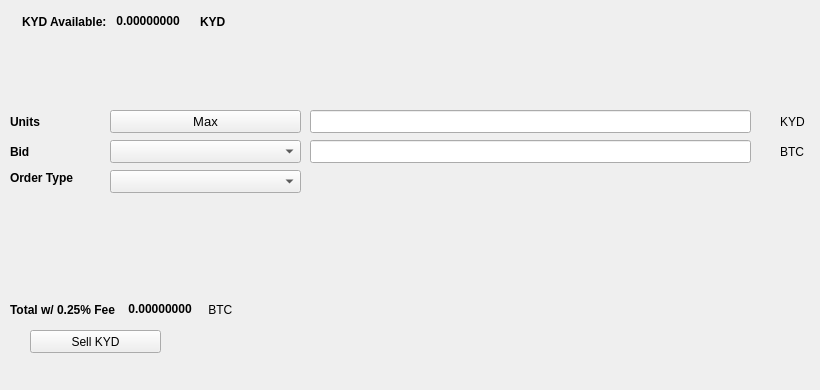
   <widget class="QWidget" name="SellTab">
    <attribute name="title">
     <string>Sell</string>
    </attribute>
    <widget class="QLabel" name="label_16">
     <property name="geometry">
      <rect>
       <x>780</x>
       <y>140</y>
       <width>31</width>
       <height>23</height>
      </rect>
     </property>
     <property name="text">
      <string>BTC</string>
     </property>
    </widget>
    <widget class="QComboBox" name="SellBidcomboBox">
     <property name="geometry">
      <rect>
       <x>110</x>
       <y>140</y>
       <width>191</width>
       <height>23</height>
      </rect>
     </property>
     <property name="font">
      <font>
       <pointsize>10</pointsize>
      </font>
     </property>
    </widget>
    <widget class="QLabel" name="label_18">
     <property name="geometry">
      <rect>
       <x>10</x>
       <y>110</y>
       <width>46</width>
       <height>23</height>
      </rect>
     </property>
     <property name="font">
      <font>
       <weight>75</weight>
       <bold>true</bold>
      </font>
     </property>
     <property name="text">
      <string>Units</string>
     </property>
    </widget>
    <widget class="QPushButton" name="Sell_Max_Amount">
     <property name="geometry">
      <rect>
       <x>110</x>
       <y>110</y>
       <width>191</width>
       <height>23</height>
      </rect>
     </property>
     <property name="font">
      <font>
       <pointsize>10</pointsize>
      </font>
     </property>
     <property name="text">
      <string>Max</string>
     </property>
    </widget>
    <widget class="QLabel" name="label_20">
     <property name="geometry">
      <rect>
       <x>10</x>
       <y>170</y>
       <width>91</width>
       <height>16</height>
      </rect>
     </property>
     <property name="font">
      <font>
       <weight>75</weight>
       <bold>true</bold>
      </font>
     </property>
     <property name="text">
      <string>Order Type</string>
     </property>
    </widget>
    <widget class="QComboBox" name="SellOrdertypeCombo">
     <property name="geometry">
      <rect>
       <x>110</x>
       <y>170</y>
       <width>191</width>
       <height>23</height>
      </rect>
     </property>
     <property name="font">
      <font>
       <pointsize>10</pointsize>
      </font>
     </property>
    </widget>
    <widget class="QLabel" name="label_21">
     <property name="geometry">
      <rect>
       <x>10</x>
       <y>140</y>
       <width>46</width>
       <height>23</height>
      </rect>
     </property>
     <property name="font">
      <font>
       <weight>75</weight>
       <bold>true</bold>
      </font>
     </property>
     <property name="text">
      <string>Bid</string>
     </property>
    </widget>
    <widget class="QLabel" name="label_22">
     <property name="geometry">
      <rect>
       <x>780</x>
       <y>110</y>
       <width>31</width>
       <height>23</height>
      </rect>
     </property>
     <property name="text">
      <string>KYD</string>
     </property>
    </widget>
    <widget class="QLineEdit" name="UnitsInputKYD">
     <property name="geometry">
      <rect>
       <x>310</x>
       <y>110</y>
       <width>441</width>
       <height>23</height>
      </rect>
     </property>
     <property name="font">
      <font>
       <pointsize>9</pointsize>
       <weight>75</weight>
       <bold>true</bold>
      </font>
     </property>
    </widget>
    <widget class="QLineEdit" name="SellBidPriceEdit">
     <property name="geometry">
      <rect>
       <x>310</x>
       <y>140</y>
       <width>441</width>
       <height>23</height>
      </rect>
     </property>
     <property name="font">
      <font>
       <pointsize>9</pointsize>
       <weight>75</weight>
       <bold>true</bold>
      </font>
     </property>
    </widget>
    <widget class="QPushButton" name="SellKYDBTN">
     <property name="geometry">
      <rect>
       <x>30</x>
       <y>330</y>
       <width>131</width>
       <height>23</height>
      </rect>
     </property>
     <property name="text">
      <string>Sell KYD</string>
     </property>
     <property name="icon">
      <iconset resource="../kyd">
       <normaloff>:/icons/bitcoin</normaloff>:/icons/bitcoin</iconset>
     </property>
    </widget>
    <widget class="QWidget" name="layoutWidget3">
     <property name="geometry">
      <rect>
       <x>22</x>
       <y>12</y>
       <width>258</width>
       <height>19</height>
      </rect>
     </property>
     <layout class="QHBoxLayout" name="horizontalLayout">
      <item>
       <widget class="QLabel" name="label232_2">
        <property name="font">
         <font>
          <weight>75</weight>
          <bold>true</bold>
         </font>
        </property>
        <property name="text">
         <string>KYD Available:</string>
        </property>
       </widget>
      </item>
      <item>
       <widget class="QLabel" name="KYDAvailableLabel">
        <property name="palette">
         <palette>
          <active>
           <colorrole role="WindowText">
            <brush brushstyle="SolidPattern">
             <color alpha="255">
              <red>0</red>
              <green>0</green>
              <blue>0</blue>
             </color>
            </brush>
           </colorrole>
           <colorrole role="Button">
            <brush brushstyle="SolidPattern">
             <color alpha="255">
              <red>0</red>
              <green>170</green>
              <blue>0</blue>
             </color>
            </brush>
           </colorrole>
           <colorrole role="Light">
            <brush brushstyle="SolidPattern">
             <color alpha="255">
              <red>0</red>
              <green>255</green>
              <blue>0</blue>
             </color>
            </brush>
           </colorrole>
           <colorrole role="Midlight">
            <brush brushstyle="SolidPattern">
             <color alpha="255">
              <red>0</red>
              <green>212</green>
              <blue>0</blue>
             </color>
            </brush>
           </colorrole>
           <colorrole role="Dark">
            <brush brushstyle="SolidPattern">
             <color alpha="255">
              <red>0</red>
              <green>85</green>
              <blue>0</blue>
             </color>
            </brush>
           </colorrole>
           <colorrole role="Mid">
            <brush brushstyle="SolidPattern">
             <color alpha="255">
              <red>0</red>
              <green>113</green>
              <blue>0</blue>
             </color>
            </brush>
           </colorrole>
           <colorrole role="Text">
            <brush brushstyle="SolidPattern">
             <color alpha="255">
              <red>0</red>
              <green>170</green>
              <blue>0</blue>
             </color>
            </brush>
           </colorrole>
           <colorrole role="BrightText">
            <brush brushstyle="SolidPattern">
             <color alpha="255">
              <red>255</red>
              <green>255</green>
              <blue>255</blue>
             </color>
            </brush>
           </colorrole>
           <colorrole role="ButtonText">
            <brush brushstyle="SolidPattern">
             <color alpha="255">
              <red>0</red>
              <green>0</green>
              <blue>0</blue>
             </color>
            </brush>
           </colorrole>
           <colorrole role="Base">
            <brush brushstyle="SolidPattern">
             <color alpha="255">
              <red>255</red>
              <green>255</green>
              <blue>255</blue>
             </color>
            </brush>
           </colorrole>
           <colorrole role="Window">
            <brush brushstyle="SolidPattern">
             <color alpha="255">
              <red>0</red>
              <green>170</green>
              <blue>0</blue>
             </color>
            </brush>
           </colorrole>
           <colorrole role="Shadow">
            <brush brushstyle="SolidPattern">
             <color alpha="255">
              <red>0</red>
              <green>0</green>
              <blue>0</blue>
             </color>
            </brush>
           </colorrole>
           <colorrole role="AlternateBase">
            <brush brushstyle="SolidPattern">
             <color alpha="255">
              <red>127</red>
              <green>212</green>
              <blue>127</blue>
             </color>
            </brush>
           </colorrole>
           <colorrole role="ToolTipBase">
            <brush brushstyle="SolidPattern">
             <color alpha="255">
              <red>255</red>
              <green>255</green>
              <blue>220</blue>
             </color>
            </brush>
           </colorrole>
           <colorrole role="ToolTipText">
            <brush brushstyle="SolidPattern">
             <color alpha="255">
              <red>0</red>
              <green>0</green>
              <blue>0</blue>
             </color>
            </brush>
           </colorrole>
          </active>
          <inactive>
           <colorrole role="WindowText">
            <brush brushstyle="SolidPattern">
             <color alpha="255">
              <red>0</red>
              <green>0</green>
              <blue>0</blue>
             </color>
            </brush>
           </colorrole>
           <colorrole role="Button">
            <brush brushstyle="SolidPattern">
             <color alpha="255">
              <red>0</red>
              <green>170</green>
              <blue>0</blue>
             </color>
            </brush>
           </colorrole>
           <colorrole role="Light">
            <brush brushstyle="SolidPattern">
             <color alpha="255">
              <red>0</red>
              <green>255</green>
              <blue>0</blue>
             </color>
            </brush>
           </colorrole>
           <colorrole role="Midlight">
            <brush brushstyle="SolidPattern">
             <color alpha="255">
              <red>0</red>
              <green>212</green>
              <blue>0</blue>
             </color>
            </brush>
           </colorrole>
           <colorrole role="Dark">
            <brush brushstyle="SolidPattern">
             <color alpha="255">
              <red>0</red>
              <green>85</green>
              <blue>0</blue>
             </color>
            </brush>
           </colorrole>
           <colorrole role="Mid">
            <brush brushstyle="SolidPattern">
             <color alpha="255">
              <red>0</red>
              <green>113</green>
              <blue>0</blue>
             </color>
            </brush>
           </colorrole>
           <colorrole role="Text">
            <brush brushstyle="SolidPattern">
             <color alpha="255">
              <red>0</red>
              <green>170</green>
              <blue>0</blue>
             </color>
            </brush>
           </colorrole>
           <colorrole role="BrightText">
            <brush brushstyle="SolidPattern">
             <color alpha="255">
              <red>255</red>
              <green>255</green>
              <blue>255</blue>
             </color>
            </brush>
           </colorrole>
           <colorrole role="ButtonText">
            <brush brushstyle="SolidPattern">
             <color alpha="255">
              <red>0</red>
              <green>0</green>
              <blue>0</blue>
             </color>
            </brush>
           </colorrole>
           <colorrole role="Base">
            <brush brushstyle="SolidPattern">
             <color alpha="255">
              <red>255</red>
              <green>255</green>
              <blue>255</blue>
             </color>
            </brush>
           </colorrole>
           <colorrole role="Window">
            <brush brushstyle="SolidPattern">
             <color alpha="255">
              <red>0</red>
              <green>170</green>
              <blue>0</blue>
             </color>
            </brush>
           </colorrole>
           <colorrole role="Shadow">
            <brush brushstyle="SolidPattern">
             <color alpha="255">
              <red>0</red>
              <green>0</green>
              <blue>0</blue>
             </color>
            </brush>
           </colorrole>
           <colorrole role="AlternateBase">
            <brush brushstyle="SolidPattern">
             <color alpha="255">
              <red>127</red>
              <green>212</green>
              <blue>127</blue>
             </color>
            </brush>
           </colorrole>
           <colorrole role="ToolTipBase">
            <brush brushstyle="SolidPattern">
             <color alpha="255">
              <red>255</red>
              <green>255</green>
              <blue>220</blue>
             </color>
            </brush>
           </colorrole>
           <colorrole role="ToolTipText">
            <brush brushstyle="SolidPattern">
             <color alpha="255">
              <red>0</red>
              <green>0</green>
              <blue>0</blue>
             </color>
            </brush>
           </colorrole>
          </inactive>
          <disabled>
           <colorrole role="WindowText">
            <brush brushstyle="SolidPattern">
             <color alpha="255">
              <red>0</red>
              <green>85</green>
              <blue>0</blue>
             </color>
            </brush>
           </colorrole>
           <colorrole role="Button">
            <brush brushstyle="SolidPattern">
             <color alpha="255">
              <red>0</red>
              <green>170</green>
              <blue>0</blue>
             </color>
            </brush>
           </colorrole>
           <colorrole role="Light">
            <brush brushstyle="SolidPattern">
             <color alpha="255">
              <red>0</red>
              <green>255</green>
              <blue>0</blue>
             </color>
            </brush>
           </colorrole>
           <colorrole role="Midlight">
            <brush brushstyle="SolidPattern">
             <color alpha="255">
              <red>0</red>
              <green>212</green>
              <blue>0</blue>
             </color>
            </brush>
           </colorrole>
           <colorrole role="Dark">
            <brush brushstyle="SolidPattern">
             <color alpha="255">
              <red>0</red>
              <green>85</green>
              <blue>0</blue>
             </color>
            </brush>
           </colorrole>
           <colorrole role="Mid">
            <brush brushstyle="SolidPattern">
             <color alpha="255">
              <red>0</red>
              <green>113</green>
              <blue>0</blue>
             </color>
            </brush>
           </colorrole>
           <colorrole role="Text">
            <brush brushstyle="SolidPattern">
             <color alpha="255">
              <red>0</red>
              <green>85</green>
              <blue>0</blue>
             </color>
            </brush>
           </colorrole>
           <colorrole role="BrightText">
            <brush brushstyle="SolidPattern">
             <color alpha="255">
              <red>255</red>
              <green>255</green>
              <blue>255</blue>
             </color>
            </brush>
           </colorrole>
           <colorrole role="ButtonText">
            <brush brushstyle="SolidPattern">
             <color alpha="255">
              <red>0</red>
              <green>85</green>
              <blue>0</blue>
             </color>
            </brush>
           </colorrole>
           <colorrole role="Base">
            <brush brushstyle="SolidPattern">
             <color alpha="255">
              <red>0</red>
              <green>170</green>
              <blue>0</blue>
             </color>
            </brush>
           </colorrole>
           <colorrole role="Window">
            <brush brushstyle="SolidPattern">
             <color alpha="255">
              <red>0</red>
              <green>170</green>
              <blue>0</blue>
             </color>
            </brush>
           </colorrole>
           <colorrole role="Shadow">
            <brush brushstyle="SolidPattern">
             <color alpha="255">
              <red>0</red>
              <green>0</green>
              <blue>0</blue>
             </color>
            </brush>
           </colorrole>
           <colorrole role="AlternateBase">
            <brush brushstyle="SolidPattern">
             <color alpha="255">
              <red>0</red>
              <green>170</green>
              <blue>0</blue>
             </color>
            </brush>
           </colorrole>
           <colorrole role="ToolTipBase">
            <brush brushstyle="SolidPattern">
             <color alpha="255">
              <red>255</red>
              <green>255</green>
              <blue>220</blue>
             </color>
            </brush>
           </colorrole>
           <colorrole role="ToolTipText">
            <brush brushstyle="SolidPattern">
             <color alpha="255">
              <red>0</red>
              <green>0</green>
              <blue>0</blue>
             </color>
            </brush>
           </colorrole>
          </disabled>
         </palette>
        </property>
        <property name="font">
         <font>
          <weight>75</weight>
          <bold>true</bold>
         </font>
        </property>
        <property name="text">
         <string> 0.00000000 </string>
        </property>
        <property name="textInteractionFlags">
         <set>Qt::LinksAccessibleByMouse|Qt::TextSelectableByKeyboard|Qt::TextSelectableByMouse</set>
        </property>
       </widget>
      </item>
      <item>
       <widget class="QLabel" name="labelKYD">
        <property name="font">
         <font>
          <weight>75</weight>
          <bold>true</bold>
         </font>
        </property>
        <property name="text">
         <string>KYD</string>
        </property>
       </widget>
      </item>
     </layout>
    </widget>
    <widget class="QWidget" name="layoutWidget">
     <property name="geometry">
      <rect>
       <x>10</x>
       <y>300</y>
       <width>268</width>
       <height>19</height>
      </rect>
     </property>
     <layout class="QHBoxLayout" name="horizontalLayout_2">
      <item>
       <widget class="QLabel" name="label_19">
        <property name="font">
         <font>
          <weight>75</weight>
          <bold>true</bold>
         </font>
        </property>
        <property name="text">
         <string>Total w/ 0.25% Fee </string>
        </property>
       </widget>
      </item>
      <item>
       <widget class="QLabel" name="SellCostLabel">
        <property name="palette">
         <palette>
          <active>
           <colorrole role="WindowText">
            <brush brushstyle="SolidPattern">
             <color alpha="255">
              <red>0</red>
              <green>0</green>
              <blue>0</blue>
             </color>
            </brush>
           </colorrole>
           <colorrole role="Button">
            <brush brushstyle="SolidPattern">
             <color alpha="255">
              <red>0</red>
              <green>170</green>
              <blue>0</blue>
             </color>
            </brush>
           </colorrole>
           <colorrole role="Light">
            <brush brushstyle="SolidPattern">
             <color alpha="255">
              <red>0</red>
              <green>255</green>
              <blue>0</blue>
             </color>
            </brush>
           </colorrole>
           <colorrole role="Midlight">
            <brush brushstyle="SolidPattern">
             <color alpha="255">
              <red>0</red>
              <green>212</green>
              <blue>0</blue>
             </color>
            </brush>
           </colorrole>
           <colorrole role="Dark">
            <brush brushstyle="SolidPattern">
             <color alpha="255">
              <red>0</red>
              <green>85</green>
              <blue>0</blue>
             </color>
            </brush>
           </colorrole>
           <colorrole role="Mid">
            <brush brushstyle="SolidPattern">
             <color alpha="255">
              <red>0</red>
              <green>113</green>
              <blue>0</blue>
             </color>
            </brush>
           </colorrole>
           <colorrole role="Text">
            <brush brushstyle="SolidPattern">
             <color alpha="255">
              <red>0</red>
              <green>170</green>
              <blue>0</blue>
             </color>
            </brush>
           </colorrole>
           <colorrole role="BrightText">
            <brush brushstyle="SolidPattern">
             <color alpha="255">
              <red>255</red>
              <green>255</green>
              <blue>255</blue>
             </color>
            </brush>
           </colorrole>
           <colorrole role="ButtonText">
            <brush brushstyle="SolidPattern">
             <color alpha="255">
              <red>0</red>
              <green>0</green>
              <blue>0</blue>
             </color>
            </brush>
           </colorrole>
           <colorrole role="Base">
            <brush brushstyle="SolidPattern">
             <color alpha="255">
              <red>255</red>
              <green>255</green>
              <blue>255</blue>
             </color>
            </brush>
           </colorrole>
           <colorrole role="Window">
            <brush brushstyle="SolidPattern">
             <color alpha="255">
              <red>0</red>
              <green>170</green>
              <blue>0</blue>
             </color>
            </brush>
           </colorrole>
           <colorrole role="Shadow">
            <brush brushstyle="SolidPattern">
             <color alpha="255">
              <red>0</red>
              <green>0</green>
              <blue>0</blue>
             </color>
            </brush>
           </colorrole>
           <colorrole role="AlternateBase">
            <brush brushstyle="SolidPattern">
             <color alpha="255">
              <red>127</red>
              <green>212</green>
              <blue>127</blue>
             </color>
            </brush>
           </colorrole>
           <colorrole role="ToolTipBase">
            <brush brushstyle="SolidPattern">
             <color alpha="255">
              <red>255</red>
              <green>255</green>
              <blue>220</blue>
             </color>
            </brush>
           </colorrole>
           <colorrole role="ToolTipText">
            <brush brushstyle="SolidPattern">
             <color alpha="255">
              <red>0</red>
              <green>0</green>
              <blue>0</blue>
             </color>
            </brush>
           </colorrole>
          </active>
          <inactive>
           <colorrole role="WindowText">
            <brush brushstyle="SolidPattern">
             <color alpha="255">
              <red>0</red>
              <green>0</green>
              <blue>0</blue>
             </color>
            </brush>
           </colorrole>
           <colorrole role="Button">
            <brush brushstyle="SolidPattern">
             <color alpha="255">
              <red>0</red>
              <green>170</green>
              <blue>0</blue>
             </color>
            </brush>
           </colorrole>
           <colorrole role="Light">
            <brush brushstyle="SolidPattern">
             <color alpha="255">
              <red>0</red>
              <green>255</green>
              <blue>0</blue>
             </color>
            </brush>
           </colorrole>
           <colorrole role="Midlight">
            <brush brushstyle="SolidPattern">
             <color alpha="255">
              <red>0</red>
              <green>212</green>
              <blue>0</blue>
             </color>
            </brush>
           </colorrole>
           <colorrole role="Dark">
            <brush brushstyle="SolidPattern">
             <color alpha="255">
              <red>0</red>
              <green>85</green>
              <blue>0</blue>
             </color>
            </brush>
           </colorrole>
           <colorrole role="Mid">
            <brush brushstyle="SolidPattern">
             <color alpha="255">
              <red>0</red>
              <green>113</green>
              <blue>0</blue>
             </color>
            </brush>
           </colorrole>
           <colorrole role="Text">
            <brush brushstyle="SolidPattern">
             <color alpha="255">
              <red>0</red>
              <green>170</green>
              <blue>0</blue>
             </color>
            </brush>
           </colorrole>
           <colorrole role="BrightText">
            <brush brushstyle="SolidPattern">
             <color alpha="255">
              <red>255</red>
              <green>255</green>
              <blue>255</blue>
             </color>
            </brush>
           </colorrole>
           <colorrole role="ButtonText">
            <brush brushstyle="SolidPattern">
             <color alpha="255">
              <red>0</red>
              <green>0</green>
              <blue>0</blue>
             </color>
            </brush>
           </colorrole>
           <colorrole role="Base">
            <brush brushstyle="SolidPattern">
             <color alpha="255">
              <red>255</red>
              <green>255</green>
              <blue>255</blue>
             </color>
            </brush>
           </colorrole>
           <colorrole role="Window">
            <brush brushstyle="SolidPattern">
             <color alpha="255">
              <red>0</red>
              <green>170</green>
              <blue>0</blue>
             </color>
            </brush>
           </colorrole>
           <colorrole role="Shadow">
            <brush brushstyle="SolidPattern">
             <color alpha="255">
              <red>0</red>
              <green>0</green>
              <blue>0</blue>
             </color>
            </brush>
           </colorrole>
           <colorrole role="AlternateBase">
            <brush brushstyle="SolidPattern">
             <color alpha="255">
              <red>127</red>
              <green>212</green>
              <blue>127</blue>
             </color>
            </brush>
           </colorrole>
           <colorrole role="ToolTipBase">
            <brush brushstyle="SolidPattern">
             <color alpha="255">
              <red>255</red>
              <green>255</green>
              <blue>220</blue>
             </color>
            </brush>
           </colorrole>
           <colorrole role="ToolTipText">
            <brush brushstyle="SolidPattern">
             <color alpha="255">
              <red>0</red>
              <green>0</green>
              <blue>0</blue>
             </color>
            </brush>
           </colorrole>
          </inactive>
          <disabled>
           <colorrole role="WindowText">
            <brush brushstyle="SolidPattern">
             <color alpha="255">
              <red>0</red>
              <green>85</green>
              <blue>0</blue>
             </color>
            </brush>
           </colorrole>
           <colorrole role="Button">
            <brush brushstyle="SolidPattern">
             <color alpha="255">
              <red>0</red>
              <green>170</green>
              <blue>0</blue>
             </color>
            </brush>
           </colorrole>
           <colorrole role="Light">
            <brush brushstyle="SolidPattern">
             <color alpha="255">
              <red>0</red>
              <green>255</green>
              <blue>0</blue>
             </color>
            </brush>
           </colorrole>
           <colorrole role="Midlight">
            <brush brushstyle="SolidPattern">
             <color alpha="255">
              <red>0</red>
              <green>212</green>
              <blue>0</blue>
             </color>
            </brush>
           </colorrole>
           <colorrole role="Dark">
            <brush brushstyle="SolidPattern">
             <color alpha="255">
              <red>0</red>
              <green>85</green>
              <blue>0</blue>
             </color>
            </brush>
           </colorrole>
           <colorrole role="Mid">
            <brush brushstyle="SolidPattern">
             <color alpha="255">
              <red>0</red>
              <green>113</green>
              <blue>0</blue>
             </color>
            </brush>
           </colorrole>
           <colorrole role="Text">
            <brush brushstyle="SolidPattern">
             <color alpha="255">
              <red>0</red>
              <green>85</green>
              <blue>0</blue>
             </color>
            </brush>
           </colorrole>
           <colorrole role="BrightText">
            <brush brushstyle="SolidPattern">
             <color alpha="255">
              <red>255</red>
              <green>255</green>
              <blue>255</blue>
             </color>
            </brush>
           </colorrole>
           <colorrole role="ButtonText">
            <brush brushstyle="SolidPattern">
             <color alpha="255">
              <red>0</red>
              <green>85</green>
              <blue>0</blue>
             </color>
            </brush>
           </colorrole>
           <colorrole role="Base">
            <brush brushstyle="SolidPattern">
             <color alpha="255">
              <red>0</red>
              <green>170</green>
              <blue>0</blue>
             </color>
            </brush>
           </colorrole>
           <colorrole role="Window">
            <brush brushstyle="SolidPattern">
             <color alpha="255">
              <red>0</red>
              <green>170</green>
              <blue>0</blue>
             </color>
            </brush>
           </colorrole>
           <colorrole role="Shadow">
            <brush brushstyle="SolidPattern">
             <color alpha="255">
              <red>0</red>
              <green>0</green>
              <blue>0</blue>
             </color>
            </brush>
           </colorrole>
           <colorrole role="AlternateBase">
            <brush brushstyle="SolidPattern">
             <color alpha="255">
              <red>0</red>
              <green>170</green>
              <blue>0</blue>
             </color>
            </brush>
           </colorrole>
           <colorrole role="ToolTipBase">
            <brush brushstyle="SolidPattern">
             <color alpha="255">
              <red>255</red>
              <green>255</green>
              <blue>220</blue>
             </color>
            </brush>
           </colorrole>
           <colorrole role="ToolTipText">
            <brush brushstyle="SolidPattern">
             <color alpha="255">
              <red>0</red>
              <green>0</green>
              <blue>0</blue>
             </color>
            </brush>
           </colorrole>
          </disabled>
         </palette>
        </property>
        <property name="font">
         <font>
          <weight>75</weight>
          <bold>true</bold>
         </font>
        </property>
        <property name="autoFillBackground">
         <bool>false</bool>
        </property>
        <property name="text">
         <string> 0.00000000</string>
        </property>
        <property name="textInteractionFlags">
         <set>Qt::LinksAccessibleByMouse|Qt::TextSelectableByMouse</set>
        </property>
       </widget>
      </item>
      <item>
       <widget class="QLabel" name="label_17">
        <property name="font">
         <font>
          <weight>50</weight>
          <bold>false</bold>
         </font>
        </property>
        <property name="text">
         <string> BTC</string>
        </property>
       </widget>
      </item>
     </layout>
    </widget>
    <widget class="QLabel" name="label_23">
     <property name="geometry">
      <rect>
       <x>460</x>
       <y>300</y>
       <width>281</width>
       <height>81</height>
      </rect>
     </property>
     <property name="text">
      <string/>
     </property>
     <property name="pixmap">
      <pixmap>:/images/bittrex</pixmap>
     </property>
    </widget>
   </widget>
